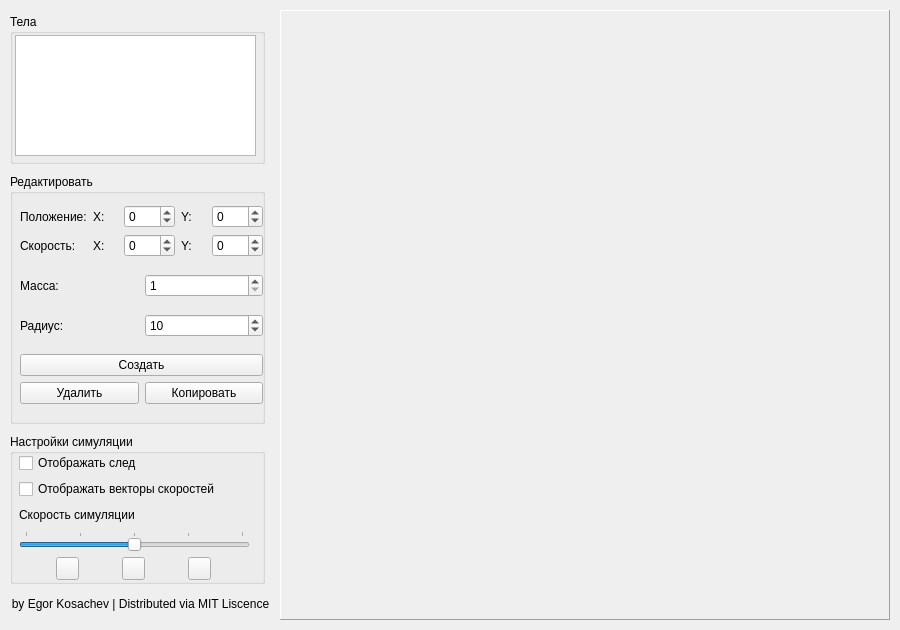
<?xml version="1.0" encoding="UTF-8"?>
<ui version="4.0">
 <class>MainWindow</class>
 <widget class="QMainWindow" name="MainWindow">
  <property name="geometry">
   <rect>
    <x>0</x>
    <y>0</y>
    <width>900</width>
    <height>630</height>
   </rect>
  </property>
  <property name="maximumSize">
   <size>
    <width>900</width>
    <height>630</height>
   </size>
  </property>
  <property name="windowTitle">
   <string>PyGravSim</string>
  </property>
  <widget class="QWidget" name="centralwidget">
   <widget class="QWidget" name="verticalLayoutWidget_2">
    <property name="geometry">
     <rect>
      <x>10</x>
      <y>10</y>
      <width>261</width>
      <height>611</height>
     </rect>
    </property>
    <layout class="QVBoxLayout" name="vloToolbar">
     <property name="sizeConstraint">
      <enum>QLayout::SetDefaultConstraint</enum>
     </property>
     <item>
      <widget class="QGroupBox" name="gpbBodies">
       <property name="maximumSize">
        <size>
         <width>255</width>
         <height>150</height>
        </size>
       </property>
       <property name="title">
        <string>Тела</string>
       </property>
       <widget class="QListWidget" name="lstBodies">
        <property name="geometry">
         <rect>
          <x>5</x>
          <y>21</y>
          <width>241</width>
          <height>121</height>
         </rect>
        </property>
        <property name="sizePolicy">
         <sizepolicy hsizetype="Expanding" vsizetype="Expanding">
          <horstretch>0</horstretch>
          <verstretch>0</verstretch>
         </sizepolicy>
        </property>
       </widget>
      </widget>
     </item>
     <item>
      <widget class="QGroupBox" name="gpbEdit">
       <property name="maximumSize">
        <size>
         <width>255</width>
         <height>250</height>
        </size>
       </property>
       <property name="title">
        <string>Редактировать</string>
       </property>
       <widget class="QWidget" name="verticalLayoutWidget">
        <property name="geometry">
         <rect>
          <x>10</x>
          <y>20</y>
          <width>243</width>
          <height>221</height>
         </rect>
        </property>
        <layout class="QVBoxLayout" name="vloEdit">
         <item>
          <layout class="QGridLayout" name="gloPosSpd">
           <item row="0" column="0">
            <widget class="QLabel" name="lblPos">
             <property name="text">
              <string>Положение:</string>
             </property>
            </widget>
           </item>
           <item row="1" column="1">
            <widget class="QLabel" name="lblSpdX">
             <property name="text">
              <string>X:</string>
             </property>
            </widget>
           </item>
           <item row="1" column="3">
            <widget class="QLabel" name="lblSpdY">
             <property name="text">
              <string>Y:</string>
             </property>
            </widget>
           </item>
           <item row="0" column="3">
            <widget class="QLabel" name="lblPosY">
             <property name="text">
              <string>Y:</string>
             </property>
            </widget>
           </item>
           <item row="0" column="1">
            <widget class="QLabel" name="lblPosX">
             <property name="text">
              <string>X:</string>
             </property>
            </widget>
           </item>
           <item row="1" column="0">
            <widget class="QLabel" name="lblSpd">
             <property name="text">
              <string>Скорость:</string>
             </property>
            </widget>
           </item>
           <item row="0" column="2">
            <widget class="QSpinBox" name="spbPosX">
             <property name="enabled">
              <bool>true</bool>
             </property>
             <property name="minimum">
              <number>-310</number>
             </property>
             <property name="maximum">
              <number>310</number>
             </property>
            </widget>
           </item>
           <item row="0" column="4">
            <widget class="QSpinBox" name="spbPosY">
             <property name="enabled">
              <bool>true</bool>
             </property>
             <property name="minimum">
              <number>-310</number>
             </property>
             <property name="maximum">
              <number>310</number>
             </property>
            </widget>
           </item>
           <item row="1" column="2">
            <widget class="QSpinBox" name="spbSpdX">
             <property name="enabled">
              <bool>true</bool>
             </property>
             <property name="minimum">
              <number>-500</number>
             </property>
             <property name="maximum">
              <number>500</number>
             </property>
            </widget>
           </item>
           <item row="1" column="4">
            <widget class="QSpinBox" name="spbSpdY">
             <property name="enabled">
              <bool>true</bool>
             </property>
             <property name="minimum">
              <number>-500</number>
             </property>
             <property name="maximum">
              <number>500</number>
             </property>
            </widget>
           </item>
          </layout>
         </item>
         <item>
          <layout class="QHBoxLayout" name="hloMass">
           <item>
            <widget class="QLabel" name="lblMass">
             <property name="text">
              <string>Масса:</string>
             </property>
            </widget>
           </item>
           <item>
            <widget class="QSpinBox" name="spbMass">
             <property name="enabled">
              <bool>true</bool>
             </property>
             <property name="minimum">
              <number>1</number>
             </property>
             <property name="maximum">
              <number>1000000</number>
             </property>
             <property name="value">
              <number>1</number>
             </property>
            </widget>
           </item>
          </layout>
         </item>
         <item>
          <layout class="QHBoxLayout" name="hloRadius">
           <item>
            <widget class="QLabel" name="lblRadius">
             <property name="text">
              <string>Радиус:</string>
             </property>
            </widget>
           </item>
           <item>
            <widget class="QSpinBox" name="spbRadius">
             <property name="enabled">
              <bool>true</bool>
             </property>
             <property name="minimum">
              <number>1</number>
             </property>
             <property name="maximum">
              <number>100</number>
             </property>
             <property name="value">
              <number>10</number>
             </property>
            </widget>
           </item>
          </layout>
         </item>
         <item>
          <layout class="QVBoxLayout" name="vloButtons">
           <item>
            <widget class="QPushButton" name="btnNew">
             <property name="text">
              <string>Создать</string>
             </property>
            </widget>
           </item>
           <item>
            <layout class="QHBoxLayout" name="hloButtons">
             <item>
              <widget class="QPushButton" name="btnDelete">
               <property name="enabled">
                <bool>true</bool>
               </property>
               <property name="text">
                <string>Удалить</string>
               </property>
              </widget>
             </item>
             <item>
              <widget class="QPushButton" name="btnCopy">
               <property name="enabled">
                <bool>true</bool>
               </property>
               <property name="text">
                <string>Копировать</string>
               </property>
              </widget>
             </item>
            </layout>
           </item>
          </layout>
         </item>
        </layout>
       </widget>
      </widget>
     </item>
     <item>
      <widget class="QGroupBox" name="gpbSettings">
       <property name="maximumSize">
        <size>
         <width>255</width>
         <height>150</height>
        </size>
       </property>
       <property name="title">
        <string>Настройки симуляции</string>
       </property>
       <widget class="QWidget" name="verticalLayoutWidget_3">
        <property name="geometry">
         <rect>
          <x>9</x>
          <y>19</y>
          <width>231</width>
          <height>127</height>
         </rect>
        </property>
        <layout class="QVBoxLayout" name="vloSimSettings">
         <item>
          <widget class="QCheckBox" name="cbxDrawTrails">
           <property name="text">
            <string>Отображать след</string>
           </property>
          </widget>
         </item>
         <item>
          <widget class="QCheckBox" name="cbxDrawSpdVects">
           <property name="text">
            <string>Отображать векторы скоростей</string>
           </property>
          </widget>
         </item>
         <item>
          <layout class="QVBoxLayout" name="vloSimSpd">
           <item>
            <widget class="QLabel" name="lblSimSpd">
             <property name="text">
              <string>Скорость симуляции</string>
             </property>
            </widget>
           </item>
           <item>
            <widget class="QSlider" name="hrsSimSpd">
             <property name="minimum">
              <number>1</number>
             </property>
             <property name="maximum">
              <number>61</number>
             </property>
             <property name="value">
              <number>31</number>
             </property>
             <property name="orientation">
              <enum>Qt::Horizontal</enum>
             </property>
             <property name="invertedAppearance">
              <bool>false</bool>
             </property>
             <property name="invertedControls">
              <bool>false</bool>
             </property>
             <property name="tickPosition">
              <enum>QSlider::TicksAbove</enum>
             </property>
             <property name="tickInterval">
              <number>15</number>
             </property>
            </widget>
           </item>
          </layout>
         </item>
         <item>
          <layout class="QHBoxLayout" name="horizontalLayout_2">
           <item>
            <widget class="QPushButton" name="btnSimStart">
             <property name="maximumSize">
              <size>
               <width>23</width>
               <height>23</height>
              </size>
             </property>
             <property name="text">
              <string/>
             </property>
             <property name="icon">
              <iconset resource="resource.qrc">
               <normaloff>:/icon/icons/play.png</normaloff>:/icon/icons/play.png</iconset>
             </property>
             <property name="iconSize">
              <size>
               <width>15</width>
               <height>15</height>
              </size>
             </property>
            </widget>
           </item>
           <item>
            <widget class="QPushButton" name="btnSimStep">
             <property name="maximumSize">
              <size>
               <width>23</width>
               <height>23</height>
              </size>
             </property>
             <property name="text">
              <string/>
             </property>
             <property name="icon">
              <iconset resource="resource.qrc">
               <normaloff>:/icon/icons/step.png</normaloff>:/icon/icons/step.png</iconset>
             </property>
             <property name="iconSize">
              <size>
               <width>15</width>
               <height>15</height>
              </size>
             </property>
            </widget>
           </item>
           <item>
            <widget class="QPushButton" name="btnSimStop">
             <property name="maximumSize">
              <size>
               <width>23</width>
               <height>23</height>
              </size>
             </property>
             <property name="text">
              <string/>
             </property>
             <property name="icon">
              <iconset resource="resource.qrc">
               <normaloff>:/icon/icons/stop.png</normaloff>:/icon/icons/stop.png</iconset>
             </property>
             <property name="iconSize">
              <size>
               <width>15</width>
               <height>15</height>
              </size>
             </property>
            </widget>
           </item>
          </layout>
         </item>
        </layout>
       </widget>
      </widget>
     </item>
     <item>
      <widget class="QLabel" name="lblCreator">
       <property name="maximumSize">
        <size>
         <width>16777215</width>
         <height>20</height>
        </size>
       </property>
       <property name="text">
        <string>by Egor Kosachev | Distributed via MIT Liscence</string>
       </property>
       <property name="alignment">
        <set>Qt::AlignCenter</set>
       </property>
      </widget>
     </item>
    </layout>
   </widget>
   <widget class="QLabel" name="lblSimulationDisplay">
    <property name="geometry">
     <rect>
      <x>280</x>
      <y>10</y>
      <width>610</width>
      <height>610</height>
     </rect>
    </property>
    <property name="maximumSize">
     <size>
      <width>610</width>
      <height>610</height>
     </size>
    </property>
    <property name="frameShape">
     <enum>QFrame::Panel</enum>
    </property>
    <property name="frameShadow">
     <enum>QFrame::Raised</enum>
    </property>
    <property name="text">
     <string/>
    </property>
   </widget>
  </widget>
 </widget>
 <resources>
  <include location="resource.qrc"/>
 </resources>
 <connections/>
</ui>
